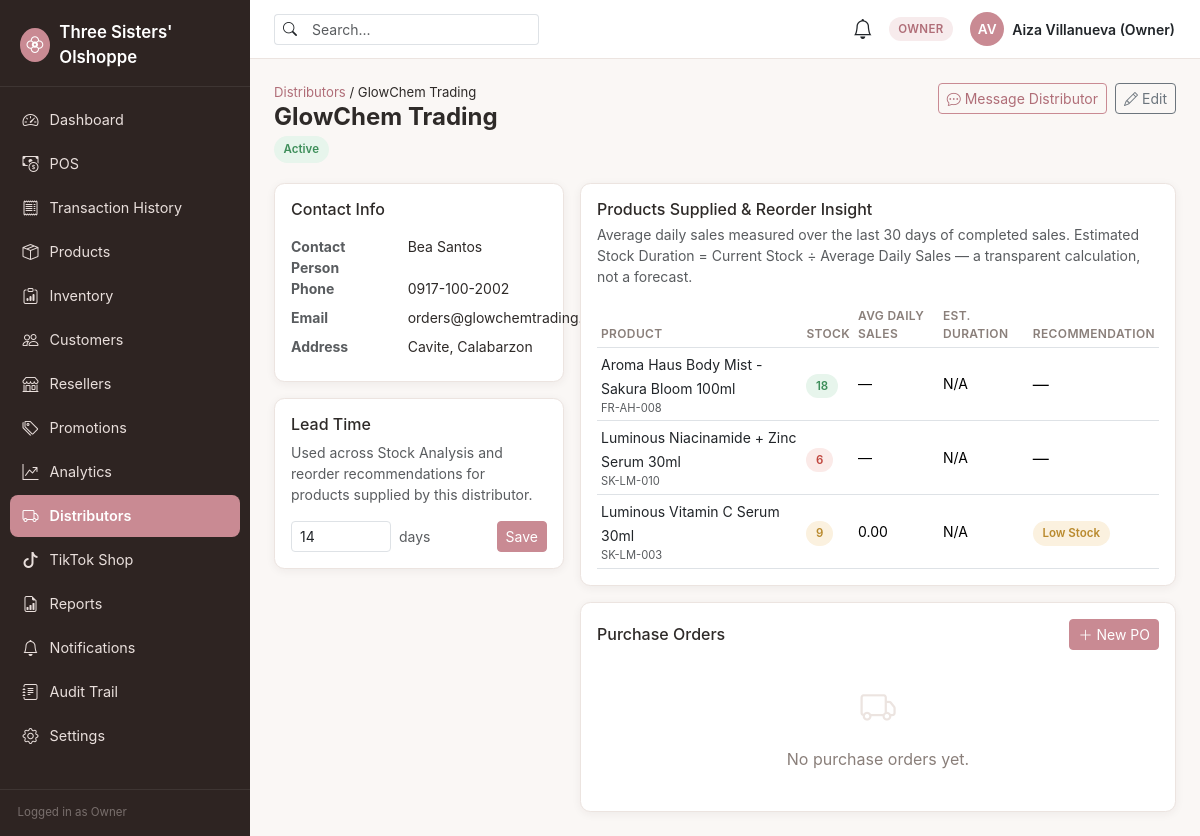
/distributors/view.php?id=2 (signed in), run on the app's committed database.
### tables this page shows
CREATE TABLE distributors (
    id              INT UNSIGNED AUTO_INCREMENT PRIMARY KEY,
    name            VARCHAR(150) NOT NULL,
    contact_person  VARCHAR(150) NULL,
    phone           VARCHAR(30) NULL,
    email           VARCHAR(150) NULL,
    address         VARCHAR(255) NULL,
    lead_time_days  SMALLINT UNSIGNED NOT NULL DEFAULT 7,
    status          ENUM('active','inactive') NOT NULL DEFAULT 'active',
    created_at      TIMESTAMP NOT NULL DEFAULT CURRENT_TIMESTAMP,
    updated_at      TIMESTAMP NOT NULL DEFAULT CURRENT_TIMESTAMP ON UPDATE CURRENT_TIMESTAMP
);

CREATE TABLE products (
    id                      INT UNSIGNED AUTO_INCREMENT PRIMARY KEY,
    sku                     VARCHAR(50) NOT NULL UNIQUE,
    name                    VARCHAR(150) NOT NULL,
    category_id             INT UNSIGNED NULL,
    brand_id                INT UNSIGNED NULL,
    description             TEXT NULL,
    cost_price              DECIMAL(10,2) NOT NULL DEFAULT 0.00,
    selling_price           DECIMAL(10,2) NOT NULL DEFAULT 0.00,
    reorder_level           INT UNSIGNED NOT NULL DEFAULT 10,
    expiration_date         DATE NULL,
    primary_distributor_id  INT UNSIGNED NULL,
    lead_time_days          SMALLINT UNSIGNED NULL,       
    image_path              VARCHAR(255) NULL,
    status                  ENUM('active','archived') NOT NULL DEFAULT 'active',
    created_at              TIMESTAMP NOT NULL DEFAULT CURRENT_TIMESTAMP,
    updated_at              TIMESTAMP NOT NULL DEFAULT CURRENT_TIMESTAMP ON UPDATE CURRENT_TIMESTAMP,
    FOREIGN KEY (category_id) REFERENCES categories(id) ON DELETE SET NULL,
    FOREIGN KEY (brand_id) REFERENCES brands(id) ON DELETE SET NULL,
    FOREIGN KEY (primary_distributor_id) REFERENCES distributors(id) ON DELETE SET NULL,
    INDEX idx_products_category (category_id),
    INDEX idx_products_brand (brand_id),
    INDEX idx_products_status (status),
    INDEX idx_products_expiration (expiration_date)
);

### config/permissions.php (called while the page is built, shortened)
<?php
function can(string $permissionCode): bool
{
    return in_array($permissionCode, $_SESSION['permissions'] ?? [], true);
}

### config/database.php (called while the page is built, shortened)
<?php
function db(): PDO
{
    static $pdo = null;
    if ($pdo instanceof PDO) {
        return $pdo;
    }
    $host = getenv('DB_HOST') ?: '127.0.0.1';
    $port = getenv('DB_PORT') ?: '3306';
    $name = getenv('DB_NAME') ?: 'three_sisters';
    $user = getenv('DB_USER') ?: 'root';
    $pass = getenv('DB_PASS') ?: '';
    $charset = 'utf8mb4';
    $dsn = "mysql:host={$host};port={$port};dbname={$name};charset={$charset}";
    $options = [
        PDO::ATTR_ERRMODE            => PDO::ERRMODE_EXCEPTION,
        PDO::ATTR_DEFAULT_FETCH_MODE => PDO::FETCH_ASSOC,
        PDO::ATTR_EMULATE_PREPARES   => false,
    ];
    try {
        $pdo = new PDO($dsn, $user, $pass, $options);
    } catch (PDOException $e) {
        error_log('[DB CONNECTION ERROR] ' . $e->getMessage());
        http_response_code(500);
        die('A system error occurred. Please try again later or contact the administrator.');
    }
    return $pdo;
}

### core/DistributorService.php (called while the page is built, shortened)
<?php
final class DistributorService
{
    public static function find(int $id): ?array
    {
        $stmt = db()->prepare('SELECT * FROM distributors WHERE id = :id');
        $stmt->execute(['id' => $id]);
        $row = $stmt->fetch();
        return $row ?: null;
    }
    public static function suppliedProducts(int $distributorId): array
    {
        $stmt = db()->prepare(
            "SELECT p.id, p.sku, p.name, p.selling_price, p.cost_price, p.reorder_level, p.expiration_date,
                    p.lead_time_days AS product_lead_time, c.name AS category_name,
                    COALESCE(i.quantity_on_hand, 0) AS current_stock
             FROM products p
             LEFT JOIN categories c ON c.id = p.category_id
             LEFT JOIN inventory i ON i.product_id = p.id
             WHERE p.primary_distributor_id = :did AND p.status = 'active'
             ORDER BY p.name ASC"
        );
        $stmt->execute(['did' => $distributorId]);
        $rows = $stmt->fetchAll();
        foreach ($rows as &$r) {
            $r['stock_status'] = InventoryService::stockStatus((int) $r['current_stock'], (int) $r['reorder_level']);
        }
        return $rows;
    }
    public static function reorderInsights(int $distributorId, int $windowDays = 30): array
    {
        $productIds = array_column(self::suppliedProducts($distributorId), 'id');
        return AnalyticsService::stockAnalysis(
            ['date_from' => date('Y-m-d', strtotime("-{$windowDays} days")), 'date_to' => date('Y-m-d')],
            $productIds
        );
    }
}

### core/InventoryService.php (called while the page is built, shortened)
<?php
final class InventoryService
{
    public static function stockStatus(int $quantityOnHand, int $reorderLevel): string
    {
        if ($reorderLevel > 0 && $quantityOnHand <= $reorderLevel * 0.5) return 'critical';
        if ($quantityOnHand <= $reorderLevel) return 'low';
        return 'safe';
    }
    public static function expirationStatus(?string $expirationDate, int $windowDays = 30): ?string
    {
        if (!$expirationDate) return null;
        $today = new DateTimeImmutable('today');
        $expiry = new DateTimeImmutable($expirationDate);
        $daysLeft = (int) $today->diff($expiry)->format('%r%a');
        return 'safe';
    }
}

### core/AnalyticsService.php (called while the page is built, shortened)
<?php
final class AnalyticsService
{
    public static function stockAnalysis(array $filters, ?array $productIds = null): array
    {
        $dateFrom = $filters['date_from'] ?? date('Y-m-d', strtotime('-29 days'));
        $dateTo = $filters['date_to'] ?? date('Y-m-d');
        $days = max(1, (strtotime($dateTo) - strtotime($dateFrom)) / 86400 + 1);
        $params = [];
        if ($productIds !== null) {
            $placeholders = implode(',', array_fill(0, count($productIds), '?'));
            $whereSql = "p.id IN ($placeholders)";
            $params = array_values($productIds);
        }
        $usePositional = $productIds !== null;
        $dFromKey = $usePositional ? '?' : ':d_from';
        $dToKey = $usePositional ? '?' : ':d_to';
        $stmt = db()->prepare(
            "SELECT p.id, p.sku, p.name, p.reorder_level, p.lead_time_days AS product_lead_time,
                    d.lead_time_days AS distributor_lead_time,
                    COALESCE(i.quantity_on_hand, 0) AS current_stock,
                    COALESCE((
                        SELECT SUM(oi.quantity) FROM order_items oi
                        JOIN orders o ON o.id = oi.order_id
                        WHERE oi.product_id = p.id AND o.status = 'completed'
                          AND DATE(o.created_at) BETWEEN $dFromKey AND $dToKey
                    ), 0) AS units_sold_period
             FROM products p
             LEFT JOIN inventory i ON i.product_id = p.id
             LEFT JOIN distributors d ON d.id = p.primary_distributor_id
             WHERE $whereSql
             ORDER BY p.name ASC"
        );
        if ($usePositional) {
            $stmt->execute(array_merge($params, [$dateFrom, $dateTo]));
        } else {
            $params['d_from'] = $dateFrom;
            $params['d_to'] = $dateTo;
            $stmt->execute($params);
        }
        $rows = $stmt->fetchAll();
        $results = [];
        foreach ($rows as $r) {
            $currentStock = (int) $r['current_stock'];
            $reorderLevel = (int) $r['reorder_level'];
            $unitsSold = (int) $r['units_sold_period'];
            $avgDailySales = round($unitsSold / $days, 2);
            $leadTime = (int) ($r['product_lead_time'] ?? $r['distributor_lead_time'] ?? 7);
            $estimatedDays = $avgDailySales > 0 ? round($currentStock / $avgDailySales, 1) : null;
            $stockStatus = InventoryService::stockStatus($currentStock, $reorderLevel);
            if ($estimatedDays === null) {
                $recommendation = in_array($stockStatus, ['low', 'critical'], true) ? 'Low Stock' : 'Sufficient';
            } elseif ($estimatedDays <= 0) {
                $recommendation = 'Urgent Reorder';
            } elseif ($estimatedDays < $leadTime) {
                $recommendation = 'Reorder Recommended';
            } elseif (in_array($stockStatus, ['low', 'critical'], true)) {
                $recommendation = 'Low Stock';
            } else {
                $recommendation = 'Sufficient';
            }
            $results[] = [
                'product_id' => (int) $r['id'],
                'sku' => $r['sku'],
                'name' => $r['name'],
                'current_stock' => $currentStock,
                'reorder_level' => $reorderLevel,
                'stock_status' => $stockStatus,
                'units_sold_period' => $unitsSold,
                'avg_daily_sales' => $avgDailySales,
                'estimated_days_remaining' => $estimatedDays,
                'supplier_lead_time' => $leadTime,
                'recommendation' => $recommendation,
            ];
        }
        return $results;
    }
}

### core/PurchaseOrderService.php (called while the page is built, shortened)
<?php
final class PurchaseOrderService
{
    public static function all(array $filters = [], ?int $distributorId = null): array
    {
        $where = ['1=1'];
        $params = [];
        if ($distributorId !== null) {
            $where[] = 'po.distributor_id = :did';
            $params['did'] = $distributorId;
        }
        $whereSql = implode(' AND ', $where);
        $stmt = db()->prepare(
            "SELECT po.*, d.name AS distributor_name, COUNT(poi.id) AS item_count
             FROM purchase_orders po
             JOIN distributors d ON d.id = po.distributor_id
             LEFT JOIN purchase_order_items poi ON poi.purchase_order_id = po.id
             WHERE $whereSql
             GROUP BY po.id
             ORDER BY po.created_at DESC"
        );
        $stmt->execute($params);
        return $stmt->fetchAll();
    }
}

### distributors/view.php (the view, shortened to what this page needs)
<?php
$id = (int) ($_GET['id'] ?? 0);
$isOwnerView = can('distributors.manage');
$distributor = DistributorService::find($id);
$suppliedProducts = DistributorService::suppliedProducts($id);
$reorderInsights = DistributorService::reorderInsights($id);
$reorderByProduct = [];
foreach ($reorderInsights as $r) { $reorderByProduct[$r['product_id']] = $r; }
$purchaseOrders = PurchaseOrderService::all([], $id);
$stockBadge = ['safe' => 'badge-success', 'low' => 'badge-warning', 'critical' => 'badge-danger', 'expiring_soon' => 'badge-warning', 'expired' => 'badge-danger'];
$recBadge = ['Sufficient' => 'badge-success', 'Low Stock' => 'badge-warning', 'Reorder Recommended' => 'badge-warning', 'Urgent Reorder' => 'badge-danger'];
require __DIR__ . '/../components/header.php';
?>
<div class="page-header d-flex justify-content-between align-items-start flex-wrap gap-2">
    <div>
        <?php if ($isOwnerView): ?><nav class="breadcrumb"><a href="<?= BASE_URL ?>/distributors/index.php" class="text-decoration-none">Distributors</a>&nbsp;/&nbsp;<?= htmlspecialchars($distributor['name']) ?></nav><?php endif; ?>
        <h1 class="page-title h4 mb-0"><?= htmlspecialchars($distributor['name']) ?></h1>
        <span class="badge-status <?= $distributor['status'] === 'active' ? 'badge-success' : 'badge-neutral' ?> mt-1 d-inline-block"><?= ucfirst($distributor['status']) ?></span>
    </div>
    <div class="d-flex gap-2">
        <a href="<?= BASE_URL ?>/distributors/chat.php?distributor_id=<?= $id ?>" class="btn btn-outline-primary btn-sm"><i class="bi bi-chat-dots me-1"></i>Message <?= $isOwnerView ? 'Distributor' : 'Owner' ?></a>
        <?php if ($isOwnerView): ?>
            <a href="<?= BASE_URL ?>/distributors/edit.php?id=<?= $id ?>" class="btn btn-outline-secondary btn-sm"><i class="bi bi-pencil me-1"></i>Edit</a>
        <?php endif; ?>
    </div>
</div>
<div class="row g-3">
    <div class="col-lg-4">
        <div class="ts-card p-3 mb-3">
            <h2 class="h6 mb-3">Contact Info</h2>
            <dl class="row small mb-0">
                <dt class="col-5 text-muted">Contact Person</dt><dd class="col-7"><?= htmlspecialchars($distributor['contact_person'] ?: '—') ?></dd>
                <dt class="col-5 text-muted">Phone</dt><dd class="col-7"><?= htmlspecialchars($distributor['phone'] ?: '—') ?></dd>
                <dt class="col-5 text-muted">Email</dt><dd class="col-7"><?= htmlspecialchars($distributor['email'] ?: '—') ?></dd>
                <dt class="col-5 text-muted">Address</dt><dd class="col-7"><?= htmlspecialchars($distributor['address'] ?: '—') ?></dd>
            </dl>
        </div>
        <div class="ts-card p-3">
            <h2 class="h6 mb-2">Lead Time</h2>
            <p class="text-muted small">Used across Stock Analysis and reorder recommendations for products supplied by this distributor.</p>
            <form method="POST" class="d-flex gap-2">
                <input type="number" min="1" name="lead_time_days" class="form-control form-control-sm" value="<?= (int) $distributor['lead_time_days'] ?>" style="max-width:100px;">
                <span class="align-self-center small text-muted">days</span>
                <button type="submit" class="btn btn-primary btn-sm ms-auto">Save</button>
            </form>
        </div>
    </div>
    <div class="col-lg-8">
        <div class="ts-card p-3 mb-3">
            <h2 class="h6 mb-1">Products Supplied &amp; Reorder Insight</h2>
            <p class="text-muted small">Average daily sales measured over the last 30 days of completed sales. Estimated Stock Duration = Current Stock ÷ Average Daily Sales — a transparent calculation, not a forecast.</p>
            <?php if (!$suppliedProducts): ?>
                <div class="empty-state py-4"><i class="bi bi-box-seam"></i><p class="mb-0">No products are currently assigned to this distributor.</p></div>
            <?php else: ?>
                <div class="table-responsive">
                    <table class="table table-sm align-middle mb-0">
                        <thead><tr><th>Product</th><th>Stock</th><th>Avg Daily Sales</th><th>Est. Duration</th><th>Recommendation</th></tr></thead>
                        <tbody>
                        <?php foreach ($suppliedProducts as $p): ?>
                            <?php $insight = $reorderByProduct[$p['id']] ?? null; ?>
                            <tr>
                                <td><a href="<?= BASE_URL ?>/products/view.php?id=<?= $p['id'] ?>" class="text-decoration-none text-dark small"><?= htmlspecialchars($p['name']) ?></a><div class="text-muted" style="font-size:0.7rem;"><?= htmlspecialchars($p['sku']) ?></div></td>
                                <td><span class="badge-status <?= $stockBadge[$p['stock_status']] ?>"><?= $p['current_stock'] ?></span></td>
                                <td class="small"><?= $insight ? number_format($insight['avg_daily_sales'], 2) : '—' ?></td>
                                <td class="small"><?= $insight && $insight['estimated_days_remaining'] !== null ? $insight['estimated_days_remaining'] . 'd' : 'N/A' ?></td>
                                <td><?php if ($insight): ?><span class="badge-status <?= $recBadge[$insight['recommendation']] ?>"><?= htmlspecialchars($insight['recommendation']) ?></span><?php else: ?>—<?php endif; ?></td>
                            </tr>
                        <?php endforeach; ?>
                        </tbody>
                    </table>
                </div>
            <?php endif; ?>
        </div>
        <div class="ts-card p-3">
            <div class="d-flex justify-content-between align-items-center mb-2">
                <h2 class="h6 mb-0">Purchase Orders</h2>
                <?php if ($isOwnerView): ?>
                    <a href="<?= BASE_URL ?>/distributors/po-add.php?distributor_id=<?= $id ?>" class="btn btn-sm btn-primary"><i class="bi bi-plus-lg me-1"></i>New PO</a>
                <?php endif; ?>
            </div>
            <?php if (!$purchaseOrders): ?>
                <div class="empty-state py-4"><i class="bi bi-truck"></i><p class="mb-0">No purchase orders yet.</p></div>
            <?php endif; ?>
        </div>
    </div>
</div>
<?php require __DIR__ . '/../components/footer.php'; ?>

### data on the page
distributors: name "GlowChem Trading", status "Active", contact_person "Bea Santos", phone "0917-100-2002", email "orders@glowchemtrading.ph", address "Cavite, Calabarzon", lead_time_days "14"
products: name "Aroma Haus Body Mist - Sakura Bloom 100ml", sku "FR-AH-008", current_stock "18"
products: name "Luminous Niacinamide + Zinc Serum 30ml", sku "SK-LM-010", current_stock "6"
products: name "Luminous Vitamin C Serum 30ml", sku "SK-LM-003", current_stock "9", avg_daily_sales "0.00", shows "N/A", id "Low Stock"

### other printed values
APP_NAME "Three Sisters' Olshoppe"
$item['label'] "Dashboard"
$item['label'] "POS"
$item['label'] "Transaction History"
$item['label'] "Products"
$item['label'] "Inventory"
$item['label'] "Customers"
$item['label'] "Resellers"
$item['label'] "Promotions"
$item['label'] "Analytics"
$item['label'] "Distributors"
$item['label'] "TikTok Shop"
$item['label'] "Reports"
$item['label'] "Notifications"
$item['label'] "Audit Trail"
